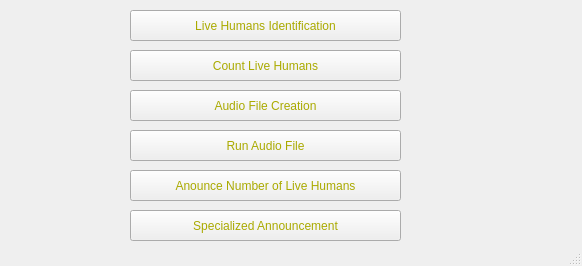
<?xml version="1.0" encoding="UTF-8"?>
<ui version="4.0">
 <class>MainWindow</class>
 <widget class="QMainWindow" name="MainWindow">
  <property name="geometry">
   <rect>
    <x>0</x>
    <y>0</y>
    <width>582</width>
    <height>266</height>
   </rect>
  </property>
  <property name="windowTitle">
   <string>Section 144 implementation using video surveillance </string>
  </property>
  <property name="styleSheet">
   <string notr="true">color: rgb(170, 170, 0);
font: 75 12pt &quot;MS Shell Dlg 2&quot;;</string>
  </property>
  <widget class="QWidget" name="centralwidget">
   <widget class="QPushButton" name="pushButton">
    <property name="geometry">
     <rect>
      <x>130</x>
      <y>10</y>
      <width>271</width>
      <height>31</height>
     </rect>
    </property>
    <property name="text">
     <string>Live Humans Identification</string>
    </property>
   </widget>
   <widget class="QPushButton" name="pushButton_3">
    <property name="geometry">
     <rect>
      <x>130</x>
      <y>90</y>
      <width>271</width>
      <height>31</height>
     </rect>
    </property>
    <property name="text">
     <string>Audio File Creation</string>
    </property>
   </widget>
   <widget class="QPushButton" name="pushButton_4">
    <property name="geometry">
     <rect>
      <x>130</x>
      <y>130</y>
      <width>271</width>
      <height>31</height>
     </rect>
    </property>
    <property name="text">
     <string>Run Audio File</string>
    </property>
   </widget>
   <widget class="QPushButton" name="pushButton_6">
    <property name="geometry">
     <rect>
      <x>130</x>
      <y>50</y>
      <width>271</width>
      <height>31</height>
     </rect>
    </property>
    <property name="text">
     <string>Count Live Humans</string>
    </property>
   </widget>
   <widget class="QPushButton" name="pushButton_5">
    <property name="geometry">
     <rect>
      <x>130</x>
      <y>170</y>
      <width>271</width>
      <height>31</height>
     </rect>
    </property>
    <property name="text">
     <string>Anounce Number of Live Humans</string>
    </property>
   </widget>
   <widget class="QPushButton" name="pushButton_7">
    <property name="geometry">
     <rect>
      <x>130</x>
      <y>210</y>
      <width>271</width>
      <height>31</height>
     </rect>
    </property>
    <property name="text">
     <string>Specialized Announcement</string>
    </property>
   </widget>
  </widget>
  <widget class="QStatusBar" name="statusbar"/>
 </widget>
 <resources/>
 <connections/>
</ui>
